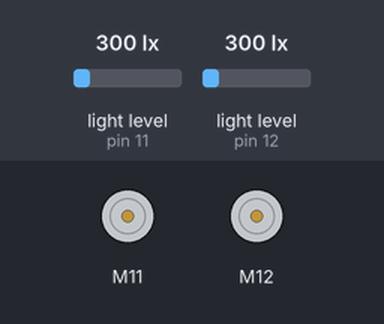
Bench run of a sketch on a simulated Arduino Uno, built with avr-gcc and run on an emulated ATmega328P. On the bench: 2 × DC motor (green arrow = forward, orange = backward, longer = faster). The inputs (shaded band) are chosen by the test bench; at power-on: light level (sensors on pin 11, pin 12) 300 lx.

Above: at 1.3 s.
1.4 s: light level (sensor on pin 11) set to 257 lx
At 2.1 s:
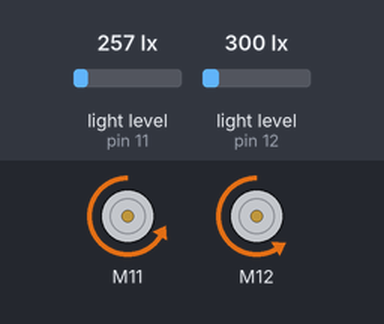
Timing chart, 0 to 4.4 s (numbered marks = the images above; inputs shaded):
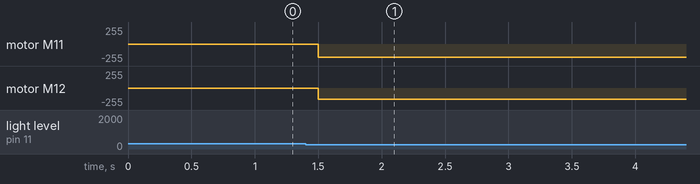

Measured:
- the behaviour switches between 270 and 269 lx on light level (sensor on pin 11) (found by bisection; images 0 and 1)
- after the input at 1.4 s, motor M11: stopped → backward 200/255 after 0.10 s; motor M12: stopped → backward 171/255 after 0.10 s

The sketch:

5.2C-LightSensing.ino
```cpp
#include <Arduino.h>
#include "Movement.h"

MeLightSensor lightSensor1(11); // left
MeLightSensor lightSensor2(12); // right

const int SPEED = 120;
const int TURN_SPEED = 200;
const int LIGHT_TOLERANCE = 30;

enum State { TURN, DRIVE, STOP };
State state = STOP;
int previousLight = -1; // variable to calculate ranger to stop once at light source
int sensor1, sensor2, lightImbalance;

// non blocking delay for motors to continue running via _loop()
void _delay(float seconds) {
  if(seconds < 0.0){
    seconds = 0.0;
  }
  long endTime = millis() + seconds * 1000;
  while(millis() < endTime) _loop();
}

// Handles reading and updating global sensor/lightImbalance variables
void readSensors() {
  sensor1 = lightSensor1.read();
  sensor2 = lightSensor2.read();
  lightImbalance = sensor1 - sensor2;
}

void setup() {
  Serial.begin(115200);
  TCCR1A = _BV(WGM10);
  TCCR1B = _BV(CS11) | _BV(WGM12);
  TCCR2A = _BV(WGM21) | _BV(WGM20);
  TCCR2B = _BV(CS21);

  attachInterrupt(motor_r.getIntNum(), isr_process_encoder1, RISING);
  attachInterrupt(motor_l.getIntNum(), isr_process_encoder2, RISING);
}

void loop() {
  _loop();
  readSensors();

  // Begins in a STOP state. Will only start moving if it detects a change in light
  if (abs(lightImbalance) > LIGHT_TOLERANCE && state != STOP)
    state = TURN;

  switch (state) {
    // Decides which direction to turn by evaluating whether the imbalance is coming from
    // the left or right sensor. Continues turning until it's detected the source of the light
    case TURN: {
      int turnDirection = lightImbalance > 0 ? 4 : 3;
      while (abs(lightImbalance) > LIGHT_TOLERANCE) {
        move(turnDirection, TURN_SPEED);
        _loop();
        readSensors();
      }

      previousLight = sensor1 + sensor2;
      state = DRIVE;
      break;
    }
    // Handles moving towards the light. Current and previous light detect whether the light source has been passed
    // If current light is less than the previous, it means the light source has been found and the robot stops moving
    // If an imbalance is detected, indicates the light source has moved, state set to STOP
    // Otherwise will continue to update previousLight while it's greater than current
    case DRIVE:{
      move(1, SPEED);
      _delay(0.5);
      readSensors();

      int current = sensor1 + sensor2;
      if (abs(lightImbalance) > LIGHT_TOLERANCE) state = TURN;
      else if (current < previousLight) state = STOP;
      else previousLight = current;

      break;
    }

    case STOP:
      stopMotors();
      _delay(0.5);

      readSensors();
      if (abs(lightImbalance) > LIGHT_TOLERANCE)
        state = TURN;
      break;
  }
}
```

Movement.cpp
```cpp
#include "Movement.h"

MeEncoderOnBoard motor_r(SLOT1);
MeEncoderOnBoard motor_l(SLOT2);

const float CALIBRATION = 110.0 / 128.0;

void isr_process_encoder1(){
  if(digitalRead(motor_r.getPortB()) == 0) motor_r.pulsePosMinus();
  else motor_r.pulsePosPlus();
}

void isr_process_encoder2(){
  if(digitalRead(motor_l.getPortB()) == 0) motor_l.pulsePosMinus();
  else motor_l.pulsePosPlus();
}

void move(int direction, int speed){
  int leftSpeed = 0;
  int rightSpeed = 0;

  switch(direction){
    case 1: // forward
      leftSpeed = speed * CALIBRATION;
      rightSpeed = -speed;
      break;
    case 2: // backward
      leftSpeed = -speed * CALIBRATION;
      rightSpeed = speed;
      break;
    case 3: // right
      leftSpeed = -speed * CALIBRATION;
      rightSpeed = -speed;
      break;
    case 4: // left
      leftSpeed = speed * CALIBRATION;
      rightSpeed = speed;
      break;
  }

  motor_r.setTarPWM(rightSpeed);
  motor_l.setTarPWM(leftSpeed);
}

void _loop(){
  motor_r.loop();
  motor_l.loop();
}

void stopMotors(){
  motor_r.setTarPWM(0);
  motor_l.setTarPWM(0);
}
```

Movement.h
```cpp
#ifndef MOVEMENT_H
#define MOVEMENT_H

#include <MeAuriga.h>

extern MeEncoderOnBoard motor_r;
extern MeEncoderOnBoard motor_l;

void isr_process_encoder1(void);
void isr_process_encoder2(void);
void move(int direction, int speed);
void _loop(void);
void stopMotors(void);

#endif
```
